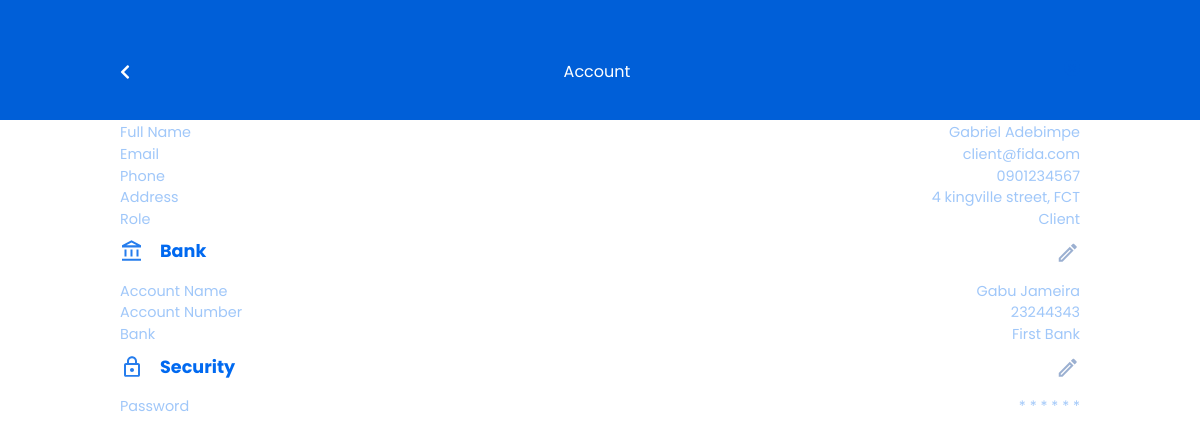
Page /client_account (signed in) on the committed database.
### app/models.py (models this page shows, shortened)
class User(models.Model):
    class Meta:
        db_table = "Fida_user_table"
    user_id = models.CharField(max_length=500,unique=True)
    firstname = models.CharField(max_length=30,verbose_name="Firstname",blank=True)
    lastname = models.CharField(max_length=30,verbose_name="Lastname",blank=True)
    user_phone = models.TextField(max_length=15, unique=True, null=True, verbose_name="Telephone number")
    email = models.EmailField(max_length=90, unique=True,verbose_name="Email")
    user_password = models.TextField(max_length=200,verbose_name="Password")
    user_address = models.TextField(max_length=200,verbose_name="Address")
    user_state = models.TextField(max_length=200,verbose_name="State")
    ratings = models.IntegerField(max_length=200,verbose_name="Job Ratings", default=1.0)
    role = models.TextField(max_length=50,verbose_name="User role",default="client")
    walletBalance = models.FloatField(verbose_name="Balance",default=0.00)
    account_name = models.TextField(max_length=150,verbose_name="Account Name",default="Null")
    account_number = models.TextField(max_length=150,verbose_name="Account Number",default="0000000000")
    bank_name = models.TextField(max_length=150,verbose_name="Bank Name",default="Null")
    profile_complete = models.BooleanField(default=False)
    terms_conditions = models.BooleanField(default=False)
    notification = models.BooleanField(default=False, verbose_name="Notification toggle")
    date_added = models.DateTimeField(default=timezone.now)

### app/views.py (the view)
# urls.py: path("client_account", views.client_account_page, name="client_account"),
def client_account_page(request):
    if 'user_id' in request.session:
        user_id = request.session['user_id']
        try:
            userData = User.objects.get(user_id=user_id)
            return_data = {
                "error": False,
                "user": userData
            }
        except Exception as e:
            return_data = {
                "error": True,
                "message": "Something went wrong!"
            }
        return render(request,"client/account/account.html", return_data)
    else:
        return redirect('/login')

### app/templates/client/account/account.html (shortened to what this page needs)
{% extends "client/nav.html" %}
{% load static %}
{% block body%}
<section class="secondary-background">
  <div class="secondary-nav">
    <a href="{% url 'client_home' %}"><i class="fas fa-chevron-left" style="color: #fff;" ></i></a>
    <p class="sec-nav-title">Account</p>
  </div>
  <div class="bio-div">
    <div class="bio-header mb-3">
      <div class="bio-sub-header">
        <p class="bio-title">Personal</p>
      </div>
      <a href="{% url 'edit_bio' %}"><img src="{% static 'img/edit.svg' %}" ></a>
    </div>
    <div class="bio-body">
      <div class="bio-sub-header">
        <p class="bio-text">Full Name</p>
        <p class="bio-text">{{user.firstname}} {{user.lastname}}</p>
      </div>
      <div class="bio-sub-header">
        <p class="bio-text">Email</p>
        <p class="bio-text">{{user.email}}</p>
      </div>
      <div class="bio-sub-header">
        <p class="bio-text">Phone</p>
        <p class="bio-text">{{user.user_phone}}</p>
      </div>
      <div class="bio-sub-header">
        <p class="bio-text">Address</p>
        <p class="bio-text text-right" style="width: 70%;">{{user.user_address}} {{user.user_state}}</p>
      </div>
      <div class="bio-sub-header">
        <p class="bio-text">Role</p>
        <p class="bio-text">Client</p>
      </div>
    </div>
  </div>
  <div class="other-div">
    <div class="bio-header mb-3">
      <div class="bio-sub-header">
        <img src="{% static 'img/account_balance.svg' %}" >
        <p class="bio-title ml-3">Bank</p>
      </div>
      <a href="{% url 'edit_account' %}"><img src="{% static 'img/edit.svg' %}" ></a>
    </div>
    <div class="bio-body">
      <div class="bio-sub-header">
        <p class="bio-text">Account Name</p>
        <p class="bio-text">{{user.account_name}}</p>
      </div>
      <div class="bio-sub-header">
        <p class="bio-text">Account Number</p>
        <p class="bio-text">{{user.account_number}}</p>
      </div>
      <div class="bio-sub-header">
        <p class="bio-text">Bank</p>
        <p class="bio-text">{{user.bank_name}}</p>
      </div>
    </div>
  </div>
  <div class="other-div">
    <div class="bio-header mb-3">
      <div class="bio-sub-header">
        <img src="{% static 'img/security.svg' %}" >
        <p class="bio-title ml-3">Security</p>
      </div>
      <a href="{% url 'edit_password' %}"><img src="{% static 'img/edit.svg' %}" ></a>
    </div>
    <div class="bio-body">
      <div class="bio-sub-header">
        <p class="bio-text">Password</p>
        <p class="bio-text">* * * * * *</p>
      </div>
    </div>
  </div>
</section>
{% endblock %}

### app/static/css/client_home.css (style rules this page uses)
body { overflow: hidden; }
.secondary-background { height: 80vh; width: 80%; margin:10vh auto; }
p { margin:0; font-size: 0.7rem; font-family: Poppins; }
.secondary-nav { width: 100%; display: flex; justify-content: space-between; background-color: #005FD8; top: 0; left: 0; padding: 5% 10%; position: absolute; height: 60px; }
.sec-nav-title { font-size: 1rem!important; color: #fff; }

### app/static/css/account.css (style rules this page uses)
.bio-header { display: flex; justify-content: space-between; }
.bio-title { color:#0069F0; font-size:1.1rem; font-weight: 700; font-family: Poppins; }
.bio-sub-header { display: flex; justify-content: space-between; }
.bio-text { font-size: 0.9rem; color:#0069F060; }
.other-div { margin-top:0.5rem; }

### rows in the picture
User: firstname "Gabriel", lastname "Adebimpe", email "client@fida.com", user_phone "0901234567", user_address "4 kingville street,", user_state "FCT", account_name "Gabu Jameira", account_number "23244343", bank_name "First Bank"
